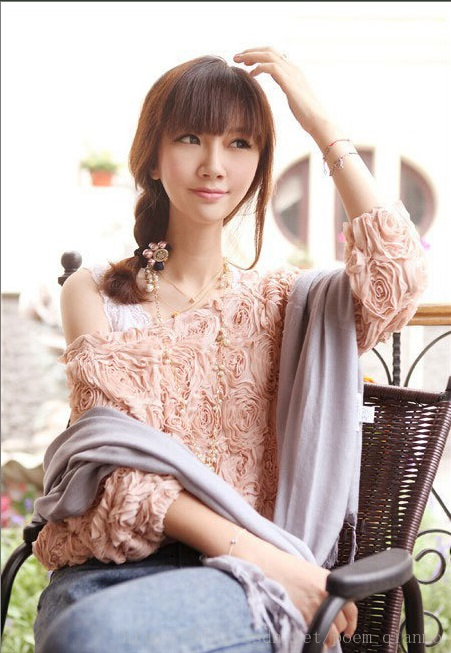
//> input picture opencvLearn-17-1/test/pic.jpg, 451 x 653 px
$ ./main   (built with g++ and OpenCV 4)
//> lines starting //> are read from the running program, lines starting //| are printed output that depends on the picture
//-----------------------------------【程序说明】----------------------------------------------
//      程序名称:：《【OpenCV入门教程之十七】OpenCV重映射 & SURF特征点检测合辑 》 博文配套源码
//      开发所用IDE版本：Visual Studio 2010
//      开发所用OpenCV版本：   2.4.9
//      2014年6月15日 Created by 浅墨
//      配套博文链接： http://blog.csdn.net/poem_qianmo/article/details/30974513
//      PS:程序结合配合博文学习效果更佳
//      浅墨的微博：@浅墨_毛星云 http://weibo.com/1723155442
//      浅墨的知乎：http://www.zhihu.com/people/mao-xing-yun
//      浅墨的豆瓣：http://www.douban.com/people/53426472/
//----------------------------------------------------------------------------------------------

//-----------------------------------【头文件包含部分】---------------------------------------
//      描述：包含程序所依赖的头文件
//----------------------------------------------------------------------------------------------
#include <iostream>
#include <opencv2/opencv.hpp>

//-----------------------------------【命名空间声明部分】--------------------------------------
//          描述：包含程序所使用的命名空间
//-----------------------------------------------------------------------------------------------
using namespace cv;
using namespace std;

//-----------------------------------【宏定义部分】--------------------------------------------
//  描述：定义一些辅助宏
//------------------------------------------------------------------------------------------------
#define WINDOW_NAME "【程序窗口】"        //为窗口标题定义的宏


//-----------------------------------【全局变量声明部分】--------------------------------------
//          描述：全局变量的声明
//-----------------------------------------------------------------------------------------------
Mat g_srcImage, g_dstImage;
Mat g_map_x, g_map_y;


//-----------------------------------【全局函数声明部分】--------------------------------------
//          描述：全局函数的声明
//-----------------------------------------------------------------------------------------------
int update_map( int key);
static void ShowHelpText( );//输出帮助文字

//-----------------------------------【main( )函数】--------------------------------------------
//          描述：控制台应用程序的入口函数，我们的程序从这里开始执行
//-----------------------------------------------------------------------------------------------
int main( int argc, char** argv )
{
    //改变console字体颜色
    system("color 2F");

    //显示帮助文字
    ShowHelpText();

    //【1】载入原始图
    g_srcImage = imread( "pic.jpg", 1 );
//> g_srcImage is the input picture: 653 rows x 451 cols, CV_8UC3; mean B, G, R 173.7, 179.2, 195.8
    if(!g_srcImage.data ) { printf("读取图片错误，请确定目录下是否有imread函数指定的图片存在~！ \n"); return false; }
    imshow("原始图",g_srcImage);

    //【2】创建和原始图一样的效果图，x重映射图，y重映射图
    g_dstImage.create( g_srcImage.size(), g_srcImage.type() );
    g_map_x.create( g_srcImage.size(), CV_32FC1 );
    g_map_y.create( g_srcImage.size(), CV_32FC1 );

    //【3】创建窗口并显示
    namedWindow( WINDOW_NAME, 0 );
    imshow(WINDOW_NAME,g_srcImage);

    //【4】轮询按键，更新map_x和map_y的值，进行重映射操作并显示效果图
    while( 1 )
    {
        //获取键盘按键
        int key = waitKey(0);
//> the key '1' is pressed

        //判断ESC是否按下，若按下便退出
        if( (key & 255) == 27 )
        {
            cout << "程序退出...........\n";
            break;
        }

        //根据按下的键盘按键来更新 map_x & map_y的值. 然后调用remap( )进行重映射
        update_map(key);
//> after the loop in update_map, `for( int j = 0; j < g_srcImage.rows;j++)`:
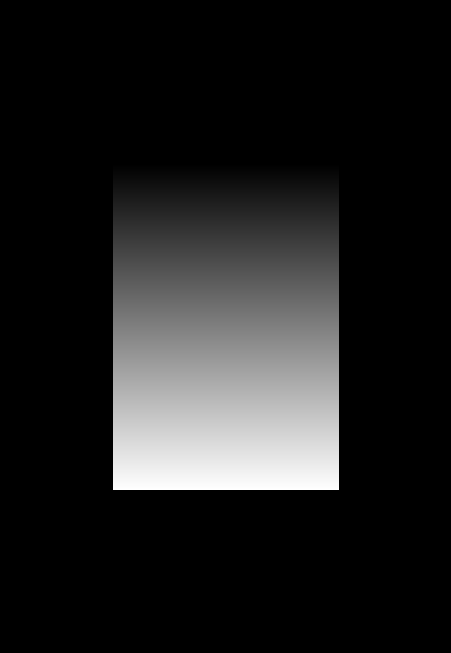
//> g_map_y: 653 rows x 451 cols, CV_32FC1; min 0, max 652, mean 81.8; drawn with min black and max white
        remap( g_srcImage, g_dstImage, g_map_x, g_map_y, INTER_LINEAR, BORDER_CONSTANT, Scalar(0,0, 0) );
//> the key '2' is pressed
//> call 2 of update_map, with key = 50
//> after the loop in update_map (call 2), `for( int j = 0; j < g_srcImage.rows;j++)`:
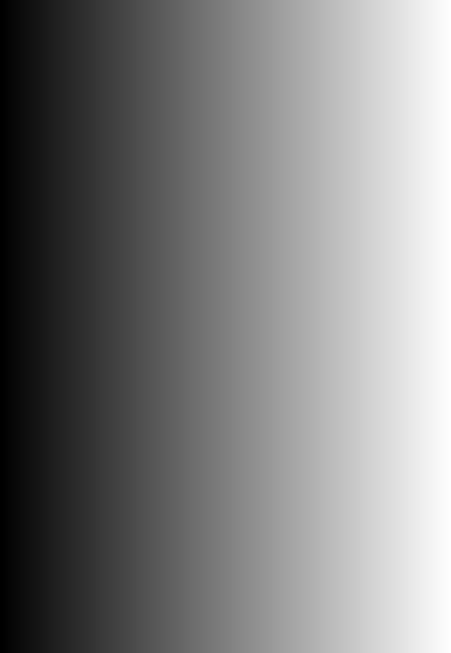
//> g_map_x: 653 rows x 451 cols, CV_32FC1; min 0, max 450, mean 225; drawn with min black and max white
//> after the loop in update_map (call 2), `for( int j = 0; j < g_srcImage.rows;j++)`:
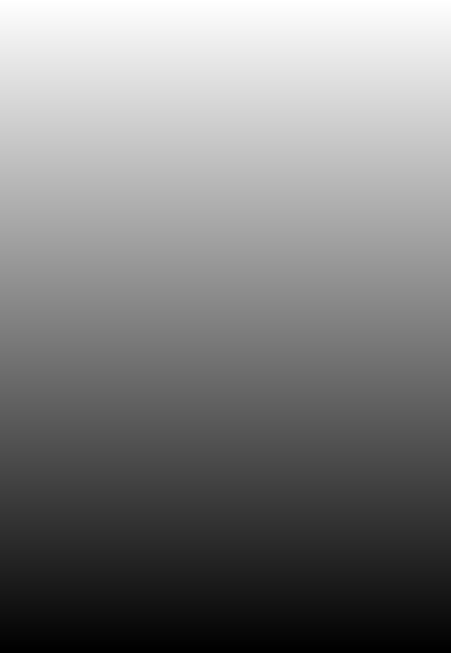
//> g_map_y: 653 rows x 451 cols, CV_32FC1; min 1, max 653, mean 327; drawn with min black and max white
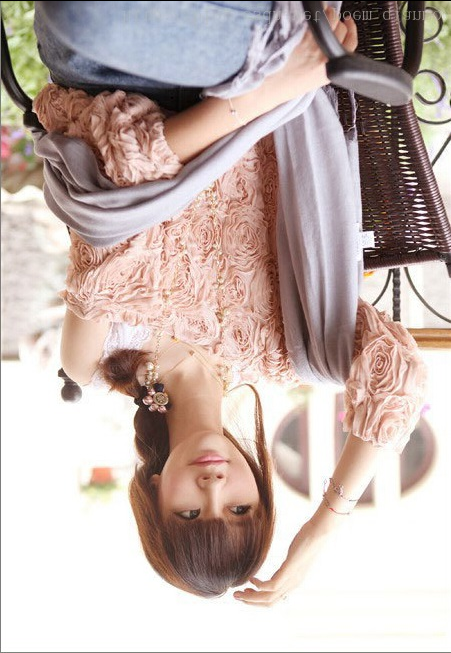
//> g_dstImage: 653 rows x 451 cols, CV_8UC3; mean B, G, R 173.7, 179.1, 195.8
//> the key '3' is pressed
//> call 3 of update_map, with key = 51
//> after the loop in update_map (call 3), `for( int j = 0; j < g_srcImage.rows;j++)`:
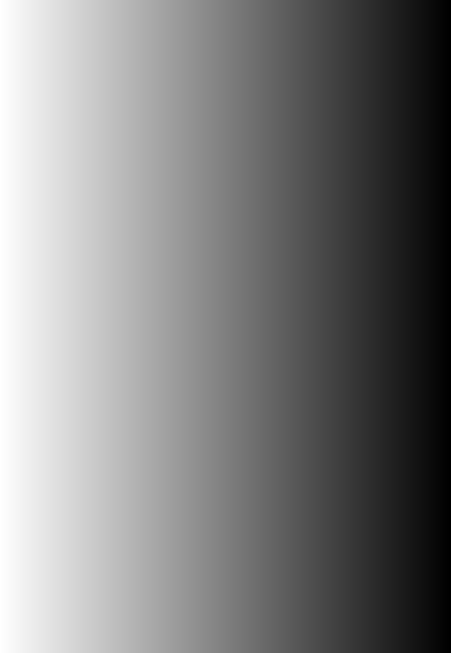
//> g_map_x: 653 rows x 451 cols, CV_32FC1; min 1, max 451, mean 226; drawn with min black and max white
//> after the loop in update_map (call 3), `for( int j = 0; j < g_srcImage.rows;j++)`:
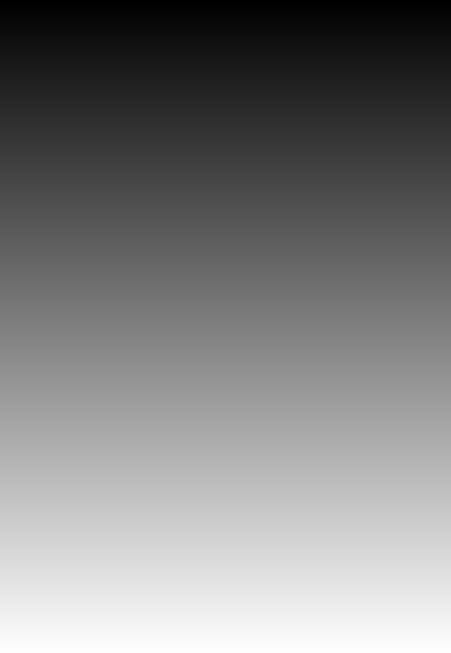
//> g_map_y: 653 rows x 451 cols, CV_32FC1; min 0, max 652, mean 326; drawn with min black and max white
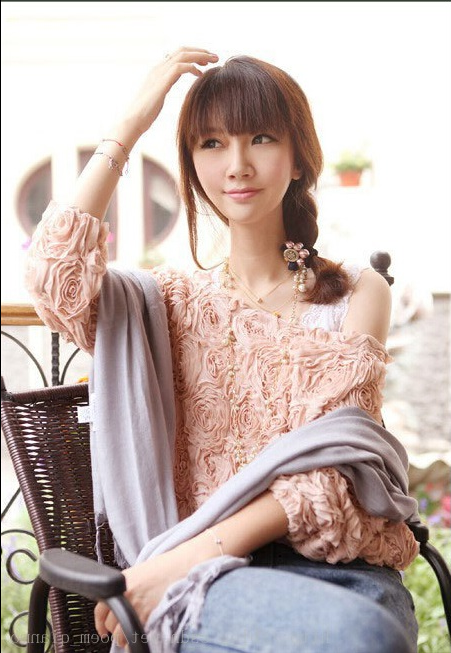
//> g_dstImage: 653 rows x 451 cols, CV_8UC3; mean B, G, R 173.5, 178.9, 195.6
//> the Esc key is pressed

        //显示效果图
        imshow( WINDOW_NAME, g_dstImage );
    }
    return 0;
}

//-----------------------------------【update_map( )函数】--------------------------------
//          描述：根据按键来更新map_x与map_x的值
//----------------------------------------------------------------------------------------------
int update_map( int key )
{
    //双层循环，遍历每一个像素点
    for( int j = 0; j < g_srcImage.rows;j++)
    {
        for( int i = 0; i < g_srcImage.cols;i++)
        {
            switch(key)
            {
            case '1': // 键盘【1】键按下，进行第一种重映射操作
                if( i > g_srcImage.cols*0.25 && i < g_srcImage.cols*0.75 && j > g_srcImage.rows*0.25 && j < g_srcImage.rows*0.75)
                {
                    g_map_x.at<float>(j,i) = static_cast<float>(2*( i - g_srcImage.cols*0.25 ) + 0.5);
                    g_map_y.at<float>(j,i) = static_cast<float>(2*( j - g_srcImage.rows*0.25 ) + 0.5);
                }
                else
                {
                    g_map_x.at<float>(j,i) = 0;
                    g_map_y.at<float>(j,i) = 0;
                }
                break;
            case '2':// 键盘【2】键按下，进行第二种重映射操作
                g_map_x.at<float>(j,i) = static_cast<float>(i);
                g_map_y.at<float>(j,i) = static_cast<float>(g_srcImage.rows - j);
                break;
            case '3':// 键盘【3】键按下，进行第三种重映射操作
                g_map_x.at<float>(j,i) = static_cast<float>(g_srcImage.cols - i);
                g_map_y.at<float>(j,i) = static_cast<float>(j);
                break;
            case '4':// 键盘【4】键按下，进行第四种重映射操作
                g_map_x.at<float>(j,i) = static_cast<float>(g_srcImage.cols - i);
                g_map_y.at<float>(j,i) = static_cast<float>(g_srcImage.rows - j);
                break;
            }
        }
    }
    return 1;
}

//-----------------------------------【ShowHelpText( )函数】----------------------------------
//      描述：输出一些帮助信息
//----------------------------------------------------------------------------------------------
static void ShowHelpText()
{
    //输出一些帮助信息
    printf("\n\n\n\t欢迎来到重映射示例程序~\n\n");
    printf("\t当前使用的OpenCV版本为 OpenCV " CV_VERSION);
    printf( "\n\n\t按键操作说明: \n\n"
        "\t\t键盘按键【ESC】- 退出程序\n"
        "\t\t键盘按键【1】-  第一种映射方式\n"
        "\t\t键盘按键【2】- 第二种映射方式\n"
        "\t\t键盘按键【3】- 第三种映射方式\n"
        "\t\t键盘按键【4】- 第四种映射方式\n"
        );
}
